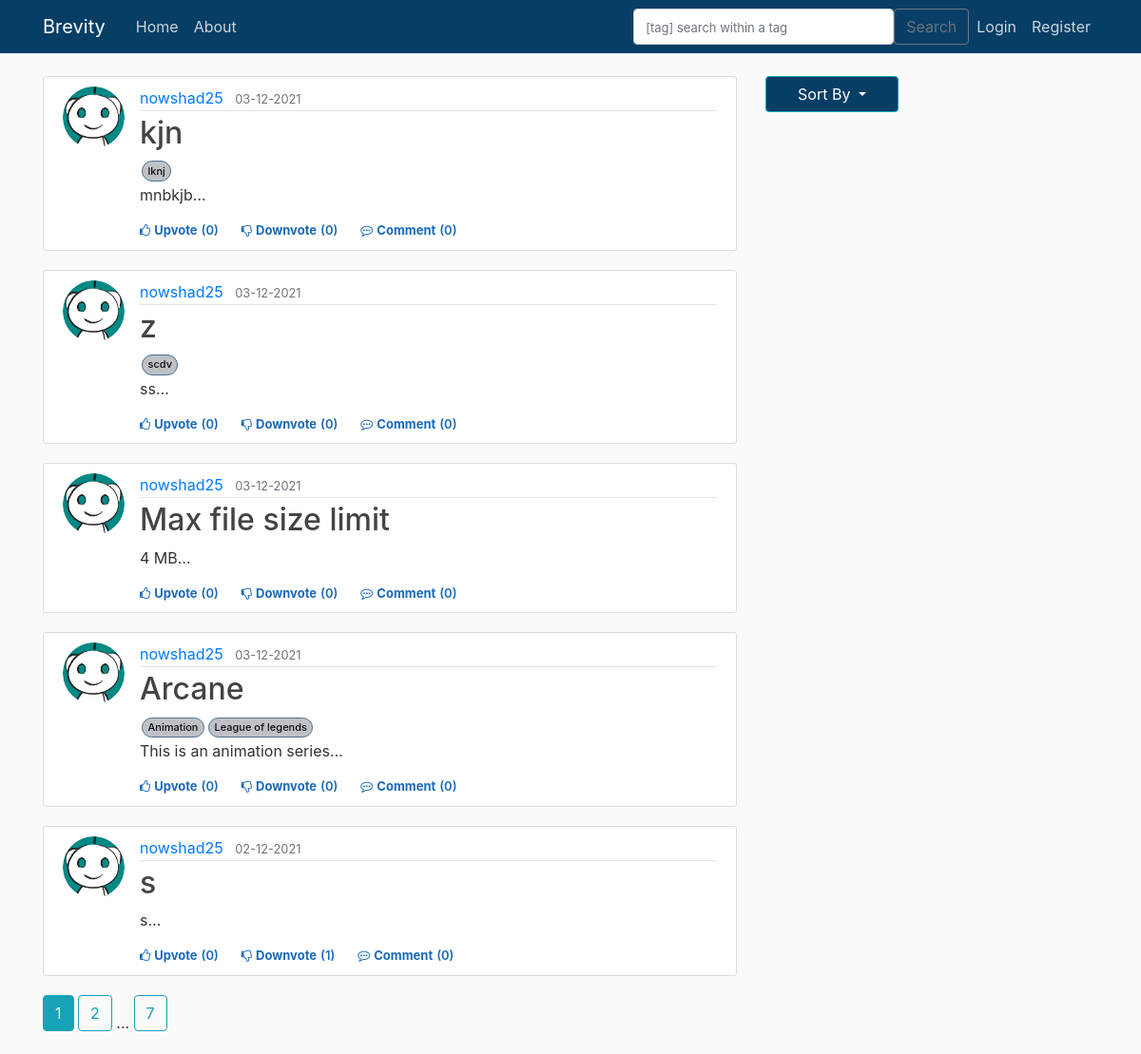
Page /home/1 on the earlier database version.
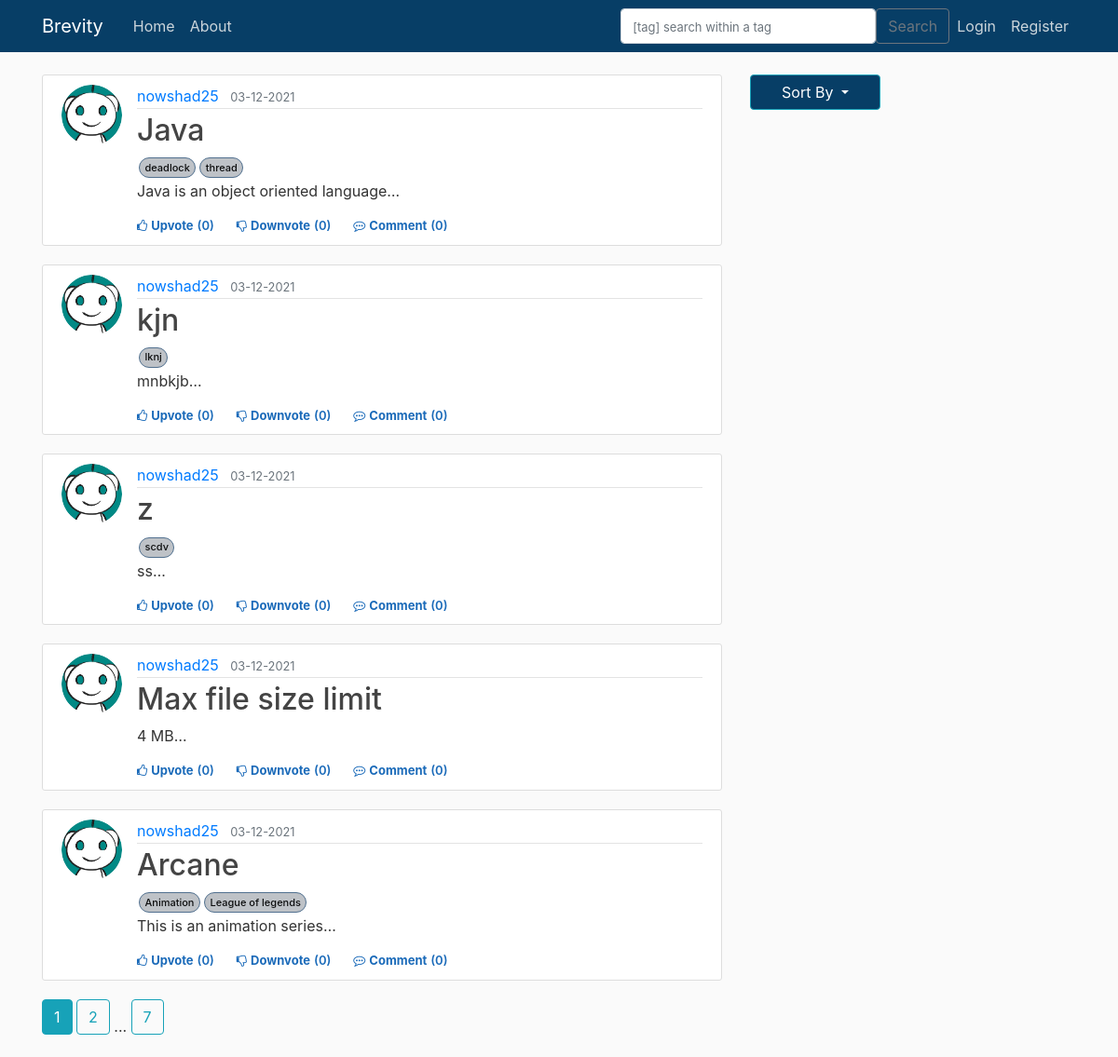
Same page on the later database version.
### brevity/models.py (models this page shows, shortened)
class Post(db.Model):
    id = db.Column(db.Integer, primary_key=True)
    title = db.Column(db.String(100), nullable=False)
    date_posted = db.Column(db.DateTime, nullable=False, default=datetime.utcnow)
    content = db.Column(db.Text, nullable=False)
    user_id = db.Column(db.Integer, db.ForeignKey('user.id'), nullable=False)
    tags = db.relationship('Tag', backref='post', cascade="all, delete", lazy='dynamic')
    upvotes = db.relationship('Upvote', backref='post', lazy='dynamic')
    downvotes = db.relationship('Downvote', backref='post', lazy='dynamic')
    comments = db.relationship('Comment', backref='post', lazy='dynamic')
    resources = db.relationship('ResourceFile', backref='post', lazy='dynamic')

class User(db.Model, UserMixin):
    id = db.Column(db.Integer, primary_key=True)
    username = db.Column(db.String(20), unique=True, nullable=False)
    email = db.Column(db.String(120), unique=True, nullable=False)
    image_file = db.Column(db.String(20), nullable=False, default='default.jpg')
    password = db.Column(db.String(60), nullable=False)
    posts = db.relationship('Post', backref='author', lazy=True)                    #By default SQLAlchemy guess the relationship to be one to many as posts returns a list of post.
    upvoted = db.relationship('Upvote', foreign_keys='Upvote.user_id', backref='user', lazy='dynamic')
    downvoted = db.relationship('Downvote', foreign_keys='Downvote.user_id', backref='user', lazy='dynamic')
    commented = db.relationship('Comment', backref='author', lazy=True)

class Tag(db.Model):
    tag = db.Column(db.String(50), nullable=False, unique=True, primary_key=True)
    post_id = db.Column(db.Integer, db.ForeignKey('post.id'), primary_key=True)

### brevity/main/routes.py (the view)
@main.route("/")
@main.route("/home/<int:type>",methods=['GET', 'POST'])
def home(type=0):
    page = request.args.get('page', 1, type=int)      # type = int : to raise value error when someone passes anything other than int.
    print(type)
    if type==0:
        posts =  Post.query.paginate(page=page, per_page=5)
    elif type==1:
        posts =  Post.query.order_by(Post.date_posted.desc()).paginate(page=page, per_page=5)
    elif type==2:
        posts = db.session.query(Post).join(Upvote).filter(Post.id==Upvote.post_id).group_by(Post.id).order_by(func.count(Post.id).desc()).paginate(page=page, per_page=5)
    return render_template('home.html', posts = posts)

### brevity/main/forms.py
class SearchForm(FlaskForm):
    searched = TextAreaField('Searched', validators=[DataRequired()])
    submit = SubmitField('Submit')

### brevity/main/routes.py (called while the page is built)
@main.context_processor
def layout():
    form=SearchForm()
    return dict(form=form)

### brevity/templates/home.html
{% extends "layout.html" %}
{% block content %}
    {% for post in posts.items %}
        <article class="media content-section col-md-15">
            <img class="rounded-circle article-img" src="{{ url_for('static', filename = 'profile_pics/' + post.author.image_file)}}">
            <div class="media-body ">
                <div class="article-metadata">
                    <a class="mr-2" href="{{ url_for('users.user_posts', username=post.author.username) }}">{{ post.author.username }}</a>
                    <small class="text-muted">{{ post.date_posted.strftime('%d-%m-%Y') }}</small>
                </div>
                <h2><a class="article-title" href="{{ url_for('posts.post', post_id=post.id) }}">{{ post.title }}</a></h2>
                <div class="d-flex ps-relative">
                    {% for tag in post.tags %}
                            <a href="{{ url_for('main.search',form_val=tag.tag, type=1) }}" class="post-tag" >{{tag.tag}}</a>
                    {% endfor %}
                </div>
                <p class="article-content">{{ post.content[:200] }}<span>&#8230;</span></p>
                <div>
                {% if current_user.is_authenticated %}
                    <div class="d-flex flex-row fs-12" id="vote{{post.id}}">
                        {% if not current_user.has_upvoted_post(post) %}
                            <div class="like cursor votestyle vote" post_id="{{post.id}}" action="upvote"><i class="fa fa-thumbs-o-up"></i><span class="ml-1">Upvote</span></div>
                            <div class="like vote_count" ><span class="ml-1 mr-4">({{post.upvotes.count()}})</span></div>
                        {% else %}
                            <div class="like cursor upvotedstyle vote" post_id="{{post.id}}" action="upvote"><i class="fa fa-thumbs-o-up"></i><span class="ml-1">Upvoted</span></div>
                            <div class="like upvoted_count" ><span class="ml-1 mr-4">({{post.upvotes.count()}})</span></div>
                        {% endif %}
                        {% if not current_user.has_downvoted_post(post) %}
                            <div class="like downvotecursor votestyle vote" post_id="{{post.id}}" action="downvote"><i class="fa fa-thumbs-o-down"></i><span class="ml-1">Downvote</span></div>
                            <div class="like vote_count"><span class="ml-1 mr-4">({{post.downvotes.count()}})</span></div>
                        {% else %}
                            <div class="like downvotecursor downvotedstyle vote" post_id="{{post.id}}" action="downvote"><i class="fa fa-thumbs-o-down"></i><span class="ml-1">Downvoted</span></div>
                            <div class="like downvoted_count"><span class="ml-1 mr-4">({{post.downvotes.count()}})</span></div>
                        {% endif %}
                        <div class="like cursor comment"><i class="fa fa-commenting-o"></i><span class="ml-1"><a class="mr-1 like cursor comment" href="{{ url_for('posts.post', post_id=post.id) }}">Comment</a></span></div>
                        <div class="like comment_count"><span class="ml-0">({{post.comments.count()}})</span></div>
                    </div>
                {% else %}
                    <div class="d-flex flex-row fs-12">
                        <div class="like cursor unauthorised_upvote"><i class="fa fa-thumbs-o-up"></i><span class="ml-1"><a class="like cursor unauthorised_upvote" href="{{ url_for('posts.vote_action', post_id=post.id, action='unauthorized_upvote')}}">Upvote</a></span></div>
                        <div class="like vote_count" ><span class="ml-1 mr-4">({{post.upvotes.count()}})</span></div>
                        <div class="like downvotecursor unauthorised_downvote"><i class="fa fa-thumbs-o-down"></i><span class="ml-1"><a class="like downvotecursor unauthorised_downvote" href="{{ url_for('posts.vote_action', post_id=post.id, action='unauthorized_downvote')}}">Downvote</a></span></div>
                        <div class="like vote_count"><span class="ml-1 mr-4">({{post.downvotes.count()}})</span></div>
                        <div class="like cursor comment"><i class="fa fa-commenting-o"></i><span class="ml-1"><a class="mr-1 like cursor comment" href="{{ url_for('posts.post', post_id=post.id) }}">Comment</a></span></div>
                        <div class="like comment_count"><span class="ml-0">({{post.comments.count()}})</span></div>
                    </div>
                {% endif %}
                </div>
            </div>
        </article>
    {% endfor %}
    {% for page_num in posts.iter_pages(left_edge=1, right_edge=1, left_current=1, right_current=2) %}
        {% if page_num %}
            {% if posts.page == page_num %}
                <a class="btn btn-info mb-4" href="{{ url_for('main.home', page = page_num) }}">{{ page_num }}</a>
            {% else %}
                <a class="btn btn-outline-info mb-4" href="{{ url_for('main.home', page = page_num) }}">{{ page_num }}</a>
            {% endif %}
        {% else %}
            ...
        {% endif %}
    {% endfor %}
{% endblock content %}

### brevity/templates/layout.html (shortened to what this page needs)
<!DOCTYPE html>
<html lang="en">
<head>
    <link rel="stylesheet" href="https://maxcdn.bootstrapcdn.com/bootstrap/4.0.0/css/bootstrap.min.css"
>
    <link rel="stylesheet" type="text/css" href="{{url_for('static', filename='main.css')}}">
</head>
<body>
    <header class="site-header">
        <nav class="navbar navbar-expand-md navbar-dark bg-steel fixed-top">
            <div class="container">
                <a class="navbar-brand mr-4" href="/">Brevity</a>
                <div class="collapse navbar-collapse" id="navbarToggle">
                    <div class="navbar-nav mr-auto">
                        <a class="nav-item nav-link" href="{{ url_for('main.home') }}">Home</a>
                        <a class="nav-item nav-link" href="{{ url_for('main.about') }}">About</a>
                    </div>
                    <form method="POST" action="{{url_for('main.search')}}" class="d-flex">
                        <input class="form-control me-2" type="search" placeholder="[tag] search within a tag" aria-label="Search", name="searched">
                        <button class="btn btn-outline-secondary" type="submit">Search</button>
                    </form>
                    <div class="navbar-nav">
                        {% if current_user.is_authenticated %}
                            <a class="nav-item nav-link" href="{{ url_for('posts.new_post') }}">New Post</a>
                            <a class="nav-item nav-link" href="{{ url_for('users.account') }}">Account</a>
                            <a class="nav-item nav-link" href="{{ url_for('users.logout') }}">Logout</a>
                        {% else %}
                            <a class="nav-item nav-link" href="{{ url_for('users.login') }}">Login</a>
                            <a class="nav-item nav-link" href="{{ url_for('users.register') }}">Register</a>
                        {% endif %}
                    </div>
                </div>
            </div>
        </nav>
    </header>
    <main role="main" class="container">
        <div class="row">
            <div class="col-md-8">
                {% block content %}{% endblock %}
            </div>
            <div class="col-md-4">
                <button class="btn btn-info dropdown-toggle" type="button" id="dropdownMenuButton" data-toggle="dropdown" aria-haspopup="true" aria-expanded="false">
                    Sort By
                </button>
            </div>
        </div>
    </main>
</body>
</html>

### brevity/static/main.css (style rules this page uses)
body { background: #fafafa; color: #333333; margin-top: 5rem; }
h1, h2, h3, h4, h5, h6 { color: #444444; }
.bg-steel { background-color: #073e66; }
.site-header .navbar-nav .nav-link { color: #cbd5db; }
.content-section { background: #ffffff; padding: 10px 20px; border: 1px solid #dddddd; border-radius: 3px; margin-bottom: 20px; }
.article-title { color: #444444; }
.article-content { white-space: pre-line; }
.article-img { height: 65px; width: 65px; margin-right: 16px; }
.article-metadata { padding-bottom: 1px; margin-bottom: 4px; border-bottom: 1px solid #e3e3e3 }
.fs-12 { font-size: 12px }
.cursor { cursor: pointer }
.downvotecursor { cursor: pointer }
.vote_count { color: #1a6ab9; font-size: 13px; font-weight: 600; }
.comment { color: #1a6ab9; font-size: 13px; font-weight: 700; }
.comment_count { color: #1a6ab9; font-size: 13px; font-weight: 600; }
.unauthorised_upvote { color: #1a6ab9; font-size: 13px; font-weight: 700; }
.unauthorised_downvote { color: #1a6ab9; font-size: 13px; font-weight: 700; }
.post-tag { display: inline-block; padding: 0.4em 0.5em; margin: 2px 2px 2px 2px; font-size: 11px; line-height: 1; white-space: nowrap; text-decoration: none; text-align: center; border-width: 1px; border-style: solid; border-radius: 9999px; color: #0d0e0f; background-color: #bec2c7; border-color: #51708f; font-weight: 500; }
input[type="search"]::placeholder { font-size: 13px; }
.dropdown-toggle { background-color: #073e66; width: 40%; }

Differences in the rows shown:
no longer on this page (row unchanged): Post: image_file (placeholder picture), author.username "nowshad25", date_posted "02-12-2021", title "s", content "s", upvotes.count "0", downvotes.count "1", comments.count "0"
added Post: image_file (placeholder picture), author.username "nowshad25", date_posted "03-12-2021", title "Java", content "Java is an object oriented language", upvotes.count "0", downvotes.count "0", comments.count "0"
added Tag: tag "deadlock", shown under "nowshad25"
added Tag: tag "thread", shown under "nowshad25"
